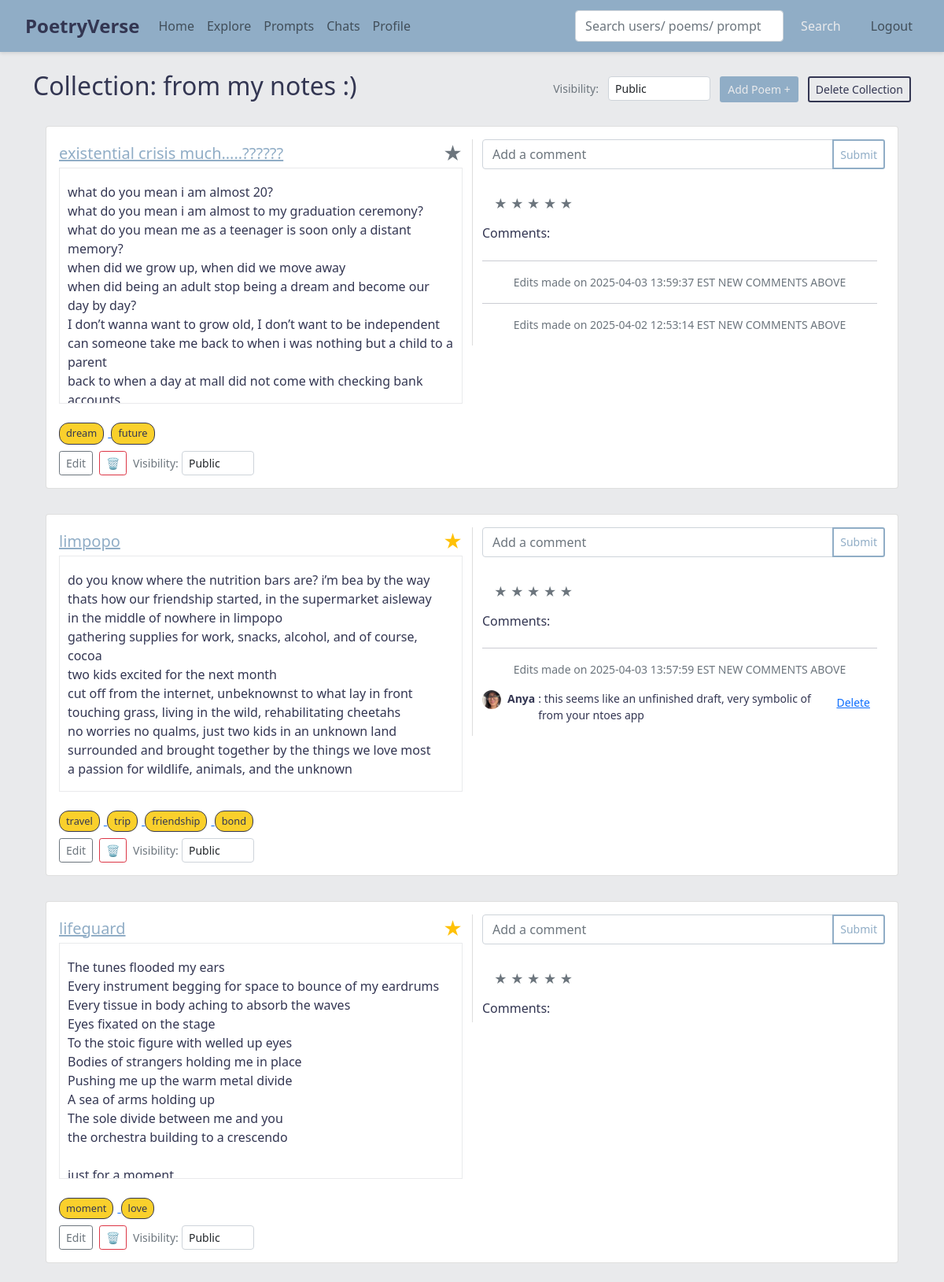
/collection/1 (signed in), run on an earlier commit of the app's database.
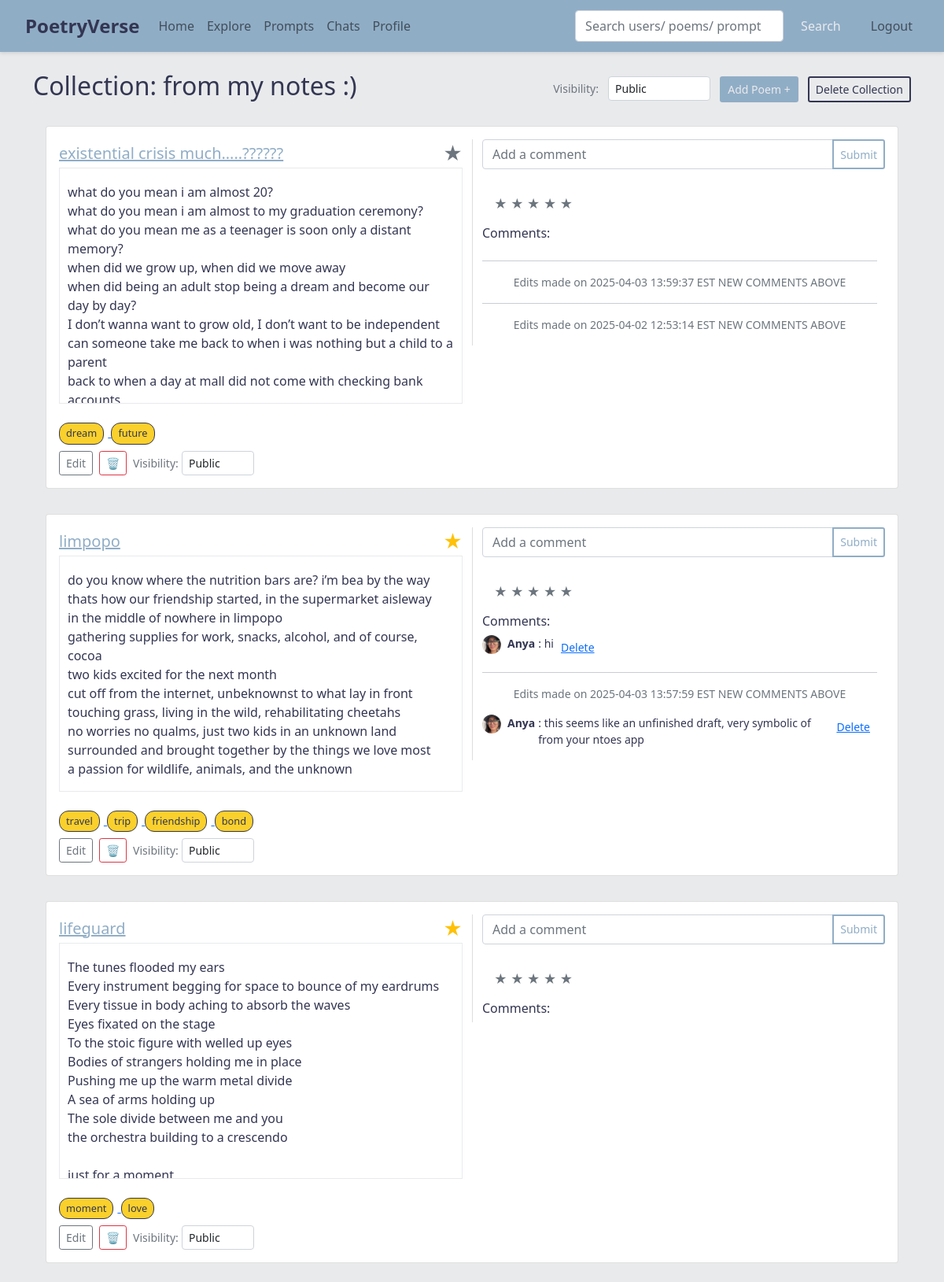
And on a later commit of the database.
### app.py (models this page shows)
class Poem(db.Model):
    id = db.Column(db.Integer, primary_key=True)
    title = db.Column(db.String(200), nullable=False)
    content = db.Column(db.Text, nullable=False)
    poem_type = db.Column(db.String(100), nullable=True)
    rating = db.Column(db.Integer, default=0)
    user_id = db.Column(db.Integer, db.ForeignKey('user.id'), nullable=False)
    collection_id = db.Column(db.Integer, db.ForeignKey('collection.id'), nullable=True)
    visibility = db.Column(db.String(10), nullable=False, default='public')
    comments = db.relationship('Comment', backref='poem', lazy=True, cascade="all, delete-orphan")
    tags = db.relationship('Tag', secondary=poem_tags, backref=db.backref('poems', lazy='dynamic'))
    prompt_id = db.Column(db.Integer, db.ForeignKey('prompt.id'), nullable=True)

class Tag(db.Model):
    id = db.Column(db.Integer, primary_key=True)
    name = db.Column(db.String(50), unique=True, nullable=False)

class Comment(db.Model):
    id = db.Column(db.Integer, primary_key=True)
    text = db.Column(db.String(300), nullable=False)
    poem_id = db.Column(db.Integer, db.ForeignKey('poem.id'), nullable=False)
    user_id = db.Column(db.Integer, db.ForeignKey('user.id'), nullable=False)
    created_at = db.Column(db.DateTime, default=datetime.utcnow)
    is_edit_marker = db.Column(db.Boolean, default=False)
    author = db.relationship('User', backref='comments')

class User(db.Model, UserMixin):
    id = db.Column(db.Integer, primary_key=True)
    username = db.Column(db.String(150), unique=True, nullable=False)
    email = db.Column(db.String(150), unique=True, nullable=False)
    password = db.Column(db.String(200), nullable=False)
    description = db.Column(db.Text, nullable=True)
    profile_image = db.Column(db.String(300), nullable=True)
    poems = db.relationship('Poem', backref='author', lazy=True)
    collections = db.relationship('Collection', backref='owner', lazy=True)
    favorite_poems = db.relationship('Poem', secondary=favorites, backref=db.backref('favorited_by', lazy='dynamic'))
    following = db.relationship('User', secondary=followers,
                                primaryjoin=(followers.c.follower_id == id),
                                secondaryjoin=(followers.c.followed_id == id),
                                backref=db.backref('followers', lazy='dynamic'),
                                lazy='dynamic')

### app.py (the view)
@app.route('/collection/<int:collection_id>')
@login_required
def collection(collection_id):
    collection_obj = Collection.query.get_or_404(collection_id)
    if collection_obj.owner != current_user:
        flash("You don't have access to that collection", "danger")
        return redirect(url_for('profile'))
    poems = Poem.query.filter_by(collection_id=collection_id).all()
    chat_groups = current_user.chat_groups.all()
    return render_template('collection.html',
                           collection=collection_obj,
                           poems=poems,
                           chat_groups=chat_groups)

### app.py (called while the page is built)
@login_manager.user_loader
def load_user(user_id):
    return User.query.get(int(user_id))

### templates/collection.html (shortened to what the changed rows need)
{% extends "base.html" %}
{% block content %}
<div class="d-flex justify-content-between align-items-center mb-3">
  <h2>Collection: {{ collection.name }}</h2>
</div>
<div class="list-group">
  {% for poem in poems %}
  <div class="list-group-item mb-3 custom-bg">
    <div class="card">
      <div class="card-body">
        <div class="row">
          <div class="col-md-6">
            <div class="d-flex justify-content-between align-items-center">
              <a href="{{ url_for('view_poem', poem_id=poem.id) }}" class="poem-link">
                <h5 class="card-title mb-0">{{ poem.title }}</h5>
              </a>
              <button class="favorite-btn" data-poem-id="{{ poem.id }}">
                <span class="star-icon {% if poem in current_user.favorite_poems %}text-warning{% else %}text-secondary{% endif %}">
                  &#9733;
                </span>
              </button>
            </div>
            <div class="poem-content-container">
              <p class="card-text mt-2">{{ poem.content | replace('\n', '<br>') | safe }}</p>
            </div>
            <br>
            {% if poem.tags %}
            <div class="poem-tags">
              {% for tag in poem.tags %}
              <a href="{{ url_for('search', q=tag.name) }}" class="tag-chip-link">
                <span class="tag-chip-display">{{ tag.name }}</span>
              </a>
              {% endfor %}
            </div>
            {% endif %}
            <div class="d-flex mt-2">
              <a href="{{ url_for('edit_poem', poem_id=poem.id) }}" class="btn btn-sm btn-outline-secondary">Edit</a>
              <button class="btn btn-sm btn-outline-danger ms-2 delete-btn" data-type="poem" data-name="{{ poem.title }}" data-id="{{ poem.id }}">
                &#128465;
              </button>
              <div class="ms-2">
                <small class="text-muted">Visibility:</small>
                <select id="visibilitySelect-poem-{{ poem.id }}" class="form-select form-select-sm d-inline-block" style="width: auto;" onchange="window.updatePoemVisibilityHandler({{ poem.id }}, this)">
                  <option value="public" {% if poem.visibility == 'public' %}selected{% endif %}>Public</option>
                </select>
              </div>
            </div>
          </div>
          <div class="col-md-6 d-flex flex-column" style="border-left: 1px solid #ddd;">
            <form class="add-comment-form" data-poem-id="{{ poem.id }}">
              <div class="input-group mb-2">
                <input type="text" class="form-control" name="comment" placeholder="Add a comment">
                <button type="submit" class="btn btn-sm btn-outline-primary add-button-new">Submit</button>
              </div>
            </form>
            <br>
            <div class="rating mb-3" data-rating="{{ poem.rating }}" data-poem-id="{{ poem.id }}" style="padding-left: 15px;">
              {% for i in range(1, 6) %}
                <span class="star {% if i <= poem.rating %}text-warning{% else %}text-secondary{% endif %}" data-rating-value="{{ i }}">&#9733;</span>
              {% endfor %}
            </div>
            <div class="comments-container">
              <h6>Comments:</h6>
              <div class="comments-list">
                {% set sorted_comments = poem.comments|sort(attribute='created_at', reverse=True) %}
                {% for comment in sorted_comments %}
                  {% if comment.is_edit_marker %}
                    <hr>
                    <p class="small text-center text-muted">{{ comment.text }}</p>
                  {% else %}
                    <p class="small d-flex align-items-start" id="comment-{{ comment.id }}">
                      {% if comment.author.profile_image %}
                        <img src="{{ comment.author.profile_image }}" alt="Profile" class="comment-profile-img">
                      {% else %}
                        <div class="rounded-circle bg-secondary d-flex justify-content-center align-items-center comment-profile-img">
                          <span class="text-white">?</span>
                        </div>
                      {% endif %}
                      <strong class="me-1">{{ comment.author.username }}</strong>: {{ comment.text }}
                      {% if current_user.is_authenticated and comment.user_id == current_user.id %}
                        <button class="btn btn-link btn-sm delete-comment" data-comment-id="{{ comment.id }}">Delete</button>
                      {% endif %}
                    </p>
                  {% endif %}
                {% endfor %}
              </div>
            </div>
          </div>
        </div>
      </div>
    </div>
  </div>
  {% endfor %}
</div>
{% endblock %}

What changed in the data, as far as the page shows it:
added Comment: author.profile_image (picture), author.username "Anya", text "hi", shown under Poem "limpopo"
